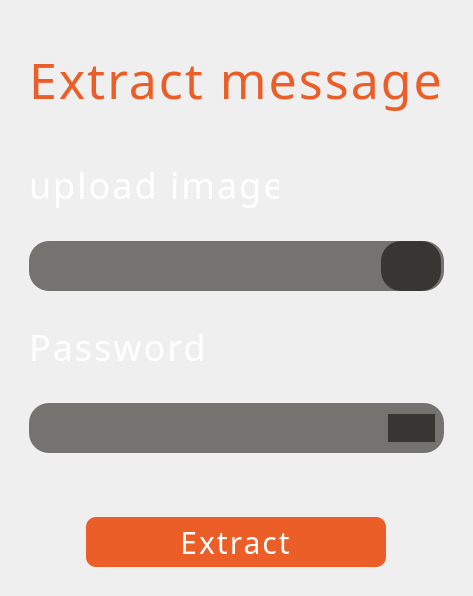
      <widget class="QWidget" name="page_3">
       <layout class="QGridLayout" name="gridLayout_2">
        <item row="0" column="0">
         <widget class="QFrame" name="frame_7">
          <property name="frameShape">
           <enum>QFrame::NoFrame</enum>
          </property>
          <property name="frameShadow">
           <enum>QFrame::Plain</enum>
          </property>
          <layout class="QVBoxLayout" name="verticalLayout_2">
           <item>
            <widget class="QFrame" name="frame_10">
             <property name="styleSheet">
              <string notr="true"/>
             </property>
             <property name="frameShape">
              <enum>QFrame::NoFrame</enum>
             </property>
             <property name="frameShadow">
              <enum>QFrame::Plain</enum>
             </property>
             <layout class="QVBoxLayout" name="verticalLayout_3">
              <item>
               <widget class="QLabel" name="label_5">
                <property name="minimumSize">
                 <size>
                  <width>300</width>
                  <height>100</height>
                 </size>
                </property>
                <property name="maximumSize">
                 <size>
                  <width>500</width>
                  <height>500</height>
                 </size>
                </property>
                <property name="styleSheet">
                 <string notr="true">font-family: Kdam Thmor Pro;
font-weight: 400;
font-size: 50px;
line-height: 100%;
letter-spacing: 2px;
text-align: center;
color: #EB5E28;
background:transparent;

</string>
                </property>
                <property name="text">
                 <string>Extract message</string>
                </property>
               </widget>
              </item>
              <item>
               <widget class="QLabel" name="label_6">
                <property name="sizePolicy">
                 <sizepolicy hsizetype="Preferred" vsizetype="Preferred">
                  <horstretch>250</horstretch>
                  <verstretch>100</verstretch>
                 </sizepolicy>
                </property>
                <property name="minimumSize">
                 <size>
                  <width>100</width>
                  <height>100</height>
                 </size>
                </property>
                <property name="maximumSize">
                 <size>
                  <width>250</width>
                  <height>100</height>
                 </size>
                </property>
                <property name="styleSheet">
                 <string notr="true">font-family: Kdam Thmor Pro;
background:transparent;
font-weight: 400;
font-size: 36px;
line-height: 100%;
letter-spacing: 2px;
text-align: center;
color: #FFFFFF;
</string>
                </property>
                <property name="text">
                 <string>upload image</string>
                </property>
               </widget>
              </item>
              <item>
               <widget class="QFrame" name="frame_8">
                <property name="minimumSize">
                 <size>
                  <width>300</width>
                  <height>50</height>
                 </size>
                </property>
                <property name="maximumSize">
                 <size>
                  <width>1000</width>
                  <height>150</height>
                 </size>
                </property>
                <property name="styleSheet">
                 <string notr="true">background: rgba(64, 61, 57, 0.7);
border-radius: 20px;
font-family: Kdam Thmor Pro;
font-size: 20px;
line-height: 100%;
color: #FFFFFF;
</string>
                </property>
                <property name="frameShape">
                 <enum>QFrame::NoFrame</enum>
                </property>
                <property name="frameShadow">
                 <enum>QFrame::Plain</enum>
                </property>
                <layout class="QHBoxLayout" name="horizontalLayout_5">
                 <property name="spacing">
                  <number>0</number>
                 </property>
                 <property name="leftMargin">
                  <number>0</number>
                 </property>
                 <property name="topMargin">
                  <number>0</number>
                 </property>
                 <property name="rightMargin">
                  <number>3</number>
                 </property>
                 <property name="bottomMargin">
                  <number>0</number>
                 </property>
                 <item>
                  <widget class="QLineEdit" name="extractImageInput">
                   <property name="styleSheet">
                    <string notr="true">background:transparent;
padding:0px 30px;</string>
                   </property>
                   <property name="readOnly">
                    <bool>true</bool>
                   </property>
                  </widget>
                 </item>
                 <item>
                  <widget class="QPushButton" name="uploadImageButton">
                   <property name="minimumSize">
                    <size>
                     <width>60</width>
                     <height>50</height>
                    </size>
                   </property>
                   <property name="sizeIncrement">
                    <size>
                     <width>60</width>
                     <height>50</height>
                    </size>
                   </property>
                   <property name="styleSheet">
                    <string notr="true">QPushButton{
background-color:rgb(56, 54, 50);
}

QPushButton:pressed{
icon:url(:/img/880eef29f787c838e5be91b50d4f475dd29b0bfc (1).ico);
}</string>
                   </property>
                   <property name="text">
                    <string/>
                   </property>
                   <property name="icon">
                    <iconset resource="../resources/resource.qrc">
                     <normaloff>:/img/download.png</normaloff>:/img/download.png</iconset>
                   </property>
                   <property name="iconSize">
                    <size>
                     <width>60</width>
                     <height>25</height>
                    </size>
                   </property>
                  </widget>
                 </item>
                </layout>
               </widget>
              </item>
              <item>
               <widget class="QLabel" name="label_7">
                <property name="minimumSize">
                 <size>
                  <width>100</width>
                  <height>100</height>
                 </size>
                </property>
                <property name="maximumSize">
                 <size>
                  <width>250</width>
                  <height>100</height>
                 </size>
                </property>
                <property name="styleSheet">
                 <string notr="true">font-family: Kdam Thmor Pro;
background:transparent;
font-weight: 400;
font-size: 36px;
line-height: 100%;
letter-spacing: 2px;
text-align: center;
color: #FFFFFF;
</string>
                </property>
                <property name="text">
                 <string>Password</string>
                </property>
               </widget>
              </item>
              <item>
               <widget class="QFrame" name="frame">
                <property name="minimumSize">
                 <size>
                  <width>300</width>
                  <height>50</height>
                 </size>
                </property>
                <property name="maximumSize">
                 <size>
                  <width>1000</width>
                  <height>150</height>
                 </size>
                </property>
                <property name="styleSheet">
                 <string notr="true">background: rgba(64, 61, 57, 0.7);
border-radius: 20px;
font-family: Kdam Thmor Pro;
font-size: 20px;
line-height: 100%;
color: #FFFFFF;
</string>
                </property>
                <property name="frameShape">
                 <enum>QFrame::NoFrame</enum>
                </property>
                <property name="frameShadow">
                 <enum>QFrame::Plain</enum>
                </property>
                <layout class="QHBoxLayout" name="horizontalLayout">
                 <item>
                  <widget class="QLineEdit" name="extractImagePasswordInput">
                   <property name="minimumSize">
                    <size>
                     <width>0</width>
                     <height>0</height>
                    </size>
                   </property>
                   <property name="maximumSize">
                    <size>
                     <width>16777215</width>
                     <height>16777215</height>
                    </size>
                   </property>
                   <property name="styleSheet">
                    <string notr="true">background:transparent;
padding:0px 20px;</string>
                   </property>
                   <property name="frame">
                    <bool>false</bool>
                   </property>
                   <property name="echoMode">
                    <enum>QLineEdit::Password</enum>
                   </property>
                  </widget>
                 </item>
                 <item>
                  <widget class="QPushButton" name="showPassword">
                   <property name="styleSheet">
                    <string notr="true">QPushButton{
background-color:rgb(56, 54, 50);
}

QPushButton:pressed{
icon:url(:/img/output-onlinepngtools (1).png);
}
</string>
                   </property>
                   <property name="text">
                    <string/>
                   </property>
                   <property name="icon">
                    <iconset resource="../resources/resource.qrc">
                     <normaloff>:/img/output-onlinepngtools.png</normaloff>:/img/output-onlinepngtools.png</iconset>
                   </property>
                   <property name="iconSize">
                    <size>
                     <width>25</width>
                     <height>25</height>
                    </size>
                   </property>
                   <property name="checkable">
                    <bool>true</bool>
                   </property>
                  </widget>
                 </item>
                </layout>
               </widget>
              </item>
              <item>
               <spacer name="verticalSpacer_9">
                <property name="orientation">
                 <enum>Qt::Vertical</enum>
                </property>
                <property name="sizeHint" stdset="0">
                 <size>
                  <width>20</width>
                  <height>40</height>
                 </size>
                </property>
               </spacer>
              </item>
             </layout>
            </widget>
           </item>
           <item>
            <widget class="QFrame" name="frame_11">
             <property name="maximumSize">
              <size>
               <width>16777215</width>
               <height>150</height>
              </size>
             </property>
             <property name="styleSheet">
              <string notr="true">background:transparent;
</string>
             </property>
             <property name="frameShape">
              <enum>QFrame::NoFrame</enum>
             </property>
             <property name="frameShadow">
              <enum>QFrame::Plain</enum>
             </property>
             <layout class="QGridLayout" name="gridLayout_5">
              <item row="0" column="0">
               <widget class="QPushButton" name="extractButton">
                <property name="minimumSize">
                 <size>
                  <width>150</width>
                  <height>50</height>
                 </size>
                </property>
                <property name="maximumSize">
                 <size>
                  <width>300</width>
                  <height>150</height>
                 </size>
                </property>
                <property name="styleSheet">
                 <string notr="true">QPushButton{
border-radius: 10px;
background: #EB5E28;
font-family: Kdam Thmor Pro;
font-weight: 400;
font-size: 30px;
line-height: 100%;
letter-spacing: 2px;
text-align: center;
color: #FFFFFF;
}

QPushButton:hover{
background-color:rgb(255, 100, 43)
}

QPushButton:pressed{
background-color:rgb(218, 85, 37);
}
</string>
                </property>
                <property name="text">
                 <string>Extract</string>
                </property>
                <property name="shortcut">
                 <string>Return</string>
                </property>
               </widget>
              </item>
             </layout>
            </widget>
           </item>
          </layout>
         </widget>
        </item>
       </layout>
      </widget>
